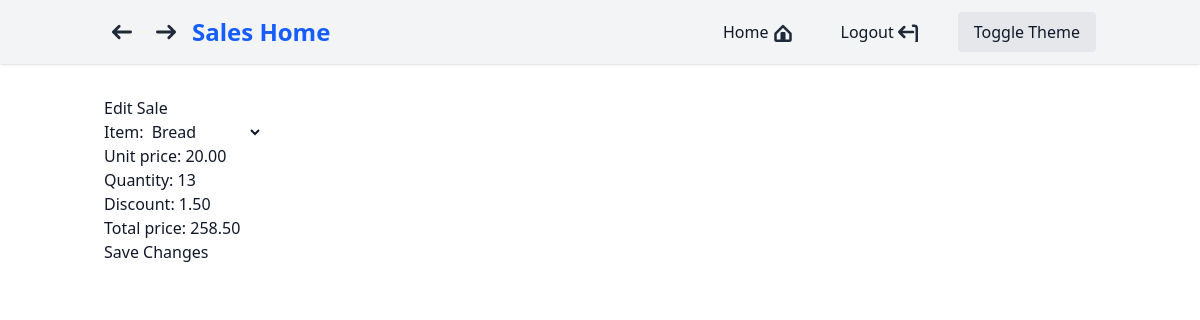
Screenshot of /sales/edit_sale/24/ (signed in) with the database file from the repository.
### sales_app/models.py (models this page shows, shortened)
class Sale(models.Model):
    invoice = models.ForeignKey('Invoice', on_delete=models.CASCADE, related_name='items', null=True, blank=True)
    item = models.CharField(max_length=255, null=True, blank=True)
    unit_price = models.DecimalField(max_digits=10, decimal_places=2, default=0, null=True, blank=True)
    quantity = models.IntegerField(default=1, null=True, blank=True)
    discount = models.DecimalField(max_digits=10, decimal_places=2, default=0, null=True, blank=True)
    total_price = models.DecimalField(max_digits=10, decimal_places=2, default=0, null=True, blank=True)

### sales_app/views.py (the view)
# urls.py: path('edit_sale/<int:sale_id>/', views.edit_sale, name='edit_sale'),
@login_required
@user_passes_test(is_manager)
def edit_sale(request, sale_id):
    sale = Sale.objects.get(id=sale_id)
    if request.method == 'POST':
        form = SaleForm(request.POST, instance=sale)
        if form.is_valid():
            form.save()
            return redirect('manager_dashboard')
    else:
        form = SaleForm(instance=sale)
    return render(request, 'sales_app/edit_sale.html', {'form': form})

### sales_app/forms.py (shortened to what this page needs)
class SaleForm(forms.ModelForm):
    item = forms.ModelChoiceField(
        queryset=Product.objects.all().order_by('name'),
        empty_label="enter item...",
        required=False,
    )
    class Meta:
        model = Sale
        fields = ['item', 'unit_price', 'quantity', 'discount', 'total_price']
        widgets = {
            'unit_price': forms.NumberInput(attrs={'class': 'form-control', 'step': '0.01'}),
            'quantity': forms.NumberInput(attrs={'class': 'form-control'}),
            'discount': forms.NumberInput(attrs={'class': 'form-control', 'step': '0.01'}),
            'total_price': forms.NumberInput(attrs={'class': 'form-control', 'readonly': 'readonly'}),
        }
    def __init__(self, *args, **kwargs):
        super().__init__(*args, **kwargs)
        if self.instance and self.instance.pk and self.instance.item:
            try:
                product = Product.objects.get(name=self.instance.item)
                self.initial['item'] = product
            except Product.DoesNotExist:
                pass

### sales_app/models.py (called while the page is built)
    def __str__(self):
        return self.name

### sales_app/views.py (called while the page is built)
def is_manager(user):
    return user.is_authenticated and user.groups.filter(name='Managers').exists()

### sales_app/templates/sales_app/edit_sale.html (shortened to what this page needs)
{% extends "core/base.html" %}
{% block content %}
<div class="container">
    <h2>Edit Sale</h2>
    <form method="post">
        {{ form.as_p }}
        <button type="submit" class="btn btn-primary">Save Changes</button>
    </form>
</div>
{% endblock %}

### rows the page displays
Sale: item "Bread", unit_price "20.00", quantity "13", discount "1.50", total_price "258.50"
